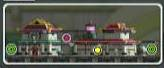
#> input picture docus/archived/msmacro_cv_frame_object_recognize.jpg, 164 x 68 px
$ python hsv_color_picker.py --image ../docus/archived/msmacro_cv_frame_object_recognize.jpg
#> lines starting #> are read from the running program, lines starting #| are printed output that depends on the picture; after the words box and inside, x2 and y2 are one past the last pixel; in counts of white or black regions, pixels touching at a corner belong together
#!/usr/bin/env python3
"""
Interactive HSV color range picker for object detection calibration.

Usage:
    python scripts/hsv_color_picker.py --image /path/to/minimap.jpg

Controls:
    - Adjust trackbars to tune HSV ranges
    - Press 's' to save current ranges to config file
    - Press 'r' to reset to default ranges
    - Press 'q' or ESC to quit
"""

import argparse
import sys
from pathlib import Path
import cv2
import numpy as np
import json

# Add parent directory to path
sys.path.insert(0, str(Path(__file__).parent.parent))


class HSVColorPicker:
    """Interactive HSV range picker tool."""

    def __init__(self, image_path: Path):
        """
        Initialize picker with image.

        Args:
            image_path: Path to image file
        """
        self.image_path = image_path
        self.frame = cv2.imread(str(image_path))
#> self.frame is the input picture: shape (68, 164, 3); mean B, G, R 81, 92.2, 91.1

        if self.frame is None:
            raise ValueError(f"Could not read image: {image_path}")

        self.hsv_frame = cv2.cvtColor(self.frame, cv2.COLOR_BGR2HSV)
#> self.hsv_frame: shape (68, 164, 3); mean H, S, V 50.3, 47.1, 96
#| Size: 164x68

        # Default ranges (placeholders)
        self.h_min = 20
        self.h_max = 30
        self.s_min = 100
        self.s_max = 255
        self.v_min = 100
        self.v_max = 255

        # Window name
        self.window_name = "HSV Color Picker"

    def create_window(self):
        """Create window with trackbars."""
        cv2.namedWindow(self.window_name)

        # Create trackbars
        cv2.createTrackbar("H Min", self.window_name, self.h_min, 179, self._on_trackbar)
        cv2.createTrackbar("H Max", self.window_name, self.h_max, 179, self._on_trackbar)
        cv2.createTrackbar("S Min", self.window_name, self.s_min, 255, self._on_trackbar)
        cv2.createTrackbar("S Max", self.window_name, self.s_max, 255, self._on_trackbar)
        cv2.createTrackbar("V Min", self.window_name, self.v_min, 255, self._on_trackbar)
        cv2.createTrackbar("V Max", self.window_name, self.v_max, 255, self._on_trackbar)

    def _on_trackbar(self, value):
        """Trackbar callback."""
        pass  # Update happens in run loop

    def _get_current_ranges(self):
        """Get current HSV ranges from trackbars."""
        self.h_min = cv2.getTrackbarPos("H Min", self.window_name)
        self.h_max = cv2.getTrackbarPos("H Max", self.window_name)
        self.s_min = cv2.getTrackbarPos("S Min", self.window_name)
        self.s_max = cv2.getTrackbarPos("S Max", self.window_name)
        self.v_min = cv2.getTrackbarPos("V Min", self.window_name)
        self.v_max = cv2.getTrackbarPos("V Max", self.window_name)

        return (self.h_min, self.s_min, self.v_min), (self.h_max, self.s_max, self.v_max)

    def _create_mask(self, hsv_lower, hsv_upper):
        """Create binary mask from HSV ranges."""
#> called with hsv_lower = (20, 100, 100), hsv_upper = (30, 255, 255)
        lower = np.array(hsv_lower, dtype=np.uint8)
        upper = np.array(hsv_upper, dtype=np.uint8)
        mask = cv2.inRange(self.hsv_frame, lower, upper)
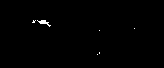
#> mask: shape (68, 164); 0.45% white in thin lines or dots, all inside (x1, y1, x2, y2) = (32, 20, 135, 55)

        # Apply morphological operations
        kernel = np.ones((3, 3), np.uint8)
        mask = cv2.morphologyEx(mask, cv2.MORPH_OPEN, kernel)
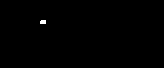
#> mask: shape (68, 164); 0.21% white; 1 white region, box (x1, y1, x2, y2) and area: (40, 20, 46, 24) 23
        mask = cv2.morphologyEx(mask, cv2.MORPH_CLOSE, kernel)

        return mask

    def _visualize(self, mask):
        """Create visualization image."""
        # Convert mask to color
        mask_color = cv2.cvtColor(mask, cv2.COLOR_GRAY2BGR)

        # Apply mask to original image
        masked = cv2.bitwise_and(self.frame, self.frame, mask=mask)

        # Stack images: original | mask | masked
        height = self.frame.shape[0]
#> height = 68
        width = self.frame.shape[1]
#> width = 164

        # Resize for display if too large
        max_width = 400
        if width > max_width:
            scale = max_width / width
            width = int(width * scale)
            height = int(height * scale)
            original = cv2.resize(self.frame, (width, height))
            mask_color = cv2.resize(mask_color, (width, height))
            masked = cv2.resize(masked, (width, height))
        else:
            original = self.frame.copy()

        # Add labels
        cv2.putText(original, "Original", (10, 20),
                   cv2.FONT_HERSHEY_SIMPLEX, 0.5, (255, 255, 255), 1)
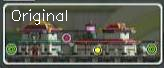
#> original: shape (68, 164, 3); 1.26% of pixels changed, all inside (x1, y1, x2, y2) = (12, 9, 67, 25)
        cv2.putText(mask_color, "Mask", (10, 20),
                   cv2.FONT_HERSHEY_SIMPLEX, 0.5, (255, 255, 255), 1)
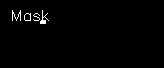
#> mask_color: shape (68, 164, 3); 1.1% white in thin lines or dots, all inside (x1, y1, x2, y2) = (12, 10, 49, 24)
        cv2.putText(masked, "Result", (10, 20),
                   cv2.FONT_HERSHEY_SIMPLEX, 0.5, (255, 255, 255), 1)
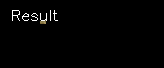
#> masked: shape (68, 164, 3); mean B, G, R 2.9, 3, 3

        # Stack horizontally
        vis = np.hstack([original, mask_color, masked])

        # Add instructions
        instructions = [
            "Controls:",
            "  's' = Save ranges",
            "  'r' = Reset",
            "  'q'/ESC = Quit"
        ]

        y_offset = vis.shape[0] - 80
#> y_offset = -12
        for i, text in enumerate(instructions):
            cv2.putText(vis, text, (10, y_offset + i*20),
                       cv2.FONT_HERSHEY_SIMPLEX, 0.4, (255, 255, 255), 1)
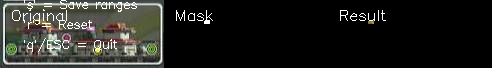
#> vis: shape (68, 492, 3); mean B, G, R 32.4, 35.9, 35.5

        # Add current ranges
        hsv_lower, hsv_upper = self._get_current_ranges()
#> hsv_lower = (20, 100, 100); hsv_upper = (30, 255, 255)
        range_text = f"HSV: [{hsv_lower[0]}-{hsv_upper[0]}, {hsv_lower[1]}-{hsv_upper[1]}, {hsv_lower[2]}-{hsv_upper[2]}]"
#> range_text = 'HSV: [20-30, 100-255, 100-255]'
        cv2.putText(vis, range_text, (10, 40),
                   cv2.FONT_HERSHEY_SIMPLEX, 0.4, (0, 255, 255), 1)
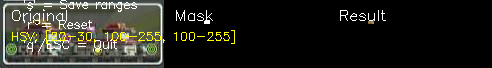
#> vis: shape (68, 492, 3); 1.41% of pixels changed, all inside (x1, y1, x2, y2) = (12, 30, 235, 44)

        return vis

    def save_ranges(self, output_file: Path):
        """Save current HSV ranges to JSON file."""
        hsv_lower, hsv_upper = self._get_current_ranges()

        config = {
            "hsv_lower": list(hsv_lower),
            "hsv_upper": list(hsv_upper),
            "note": f"Calibrated from {self.image_path.name}"
        }

        with open(output_file, 'w') as f:
            json.dump(config, f, indent=2)

        print(f"\n✓ Saved ranges to: {output_file}")
        print(f"  HSV Lower: {hsv_lower}")
        print(f"  HSV Upper: {hsv_upper}")

    def run(self):
        """Run interactive picker loop."""
        self.create_window()

        print("\n" + "="*60)
        print("HSV Color Picker")
        print("="*60)
        print(f"Image: {self.image_path}")
        print(f"Size: {self.frame.shape[1]}x{self.frame.shape[0]}")
        print("\nControls:")
        print("  - Adjust trackbars to tune HSV ranges")
        print("  - Press 's' to save current ranges")
        print("  - Press 'r' to reset to defaults")
        print("  - Press 'q' or ESC to quit")
        print("="*60)

        while True:
            # Get current ranges
            hsv_lower, hsv_upper = self._get_current_ranges()

            # Create mask
            mask = self._create_mask(hsv_lower, hsv_upper)

            # Visualize
            vis = self._visualize(mask)

            # Display
            cv2.imshow(self.window_name, vis)

            # Handle key press
            key = cv2.waitKey(1) & 0xFF
#> (key q is pressed here)

            if key == ord('q') or key == 27:  # Q or ESC
                break
            elif key == ord('s'):  # Save
                output_file = Path("hsv_ranges_calibrated.json")
                self.save_ranges(output_file)
            elif key == ord('r'):  # Reset
                cv2.setTrackbarPos("H Min", self.window_name, 20)
                cv2.setTrackbarPos("H Max", self.window_name, 30)
                cv2.setTrackbarPos("S Min", self.window_name, 100)
                cv2.setTrackbarPos("S Max", self.window_name, 255)
                cv2.setTrackbarPos("V Min", self.window_name, 100)
                cv2.setTrackbarPos("V Max", self.window_name, 255)
                print("\nReset to default ranges")

        cv2.destroyAllWindows()


def main():
    parser = argparse.ArgumentParser(
        description="Interactive HSV color range picker"
    )
    parser.add_argument(
        "--image",
        type=Path,
        required=True,
        help="Path to minimap image"
    )

    args = parser.parse_args()

    if not args.image.exists():
        print(f"ERROR: Image not found: {args.image}")
        return 1

    try:
        picker = HSVColorPicker(args.image)
        picker.run()
        return 0
    except Exception as e:
        print(f"ERROR: {e}")
        return 1


if __name__ == "__main__":
    sys.exit(main())
#> (the program exits here)
